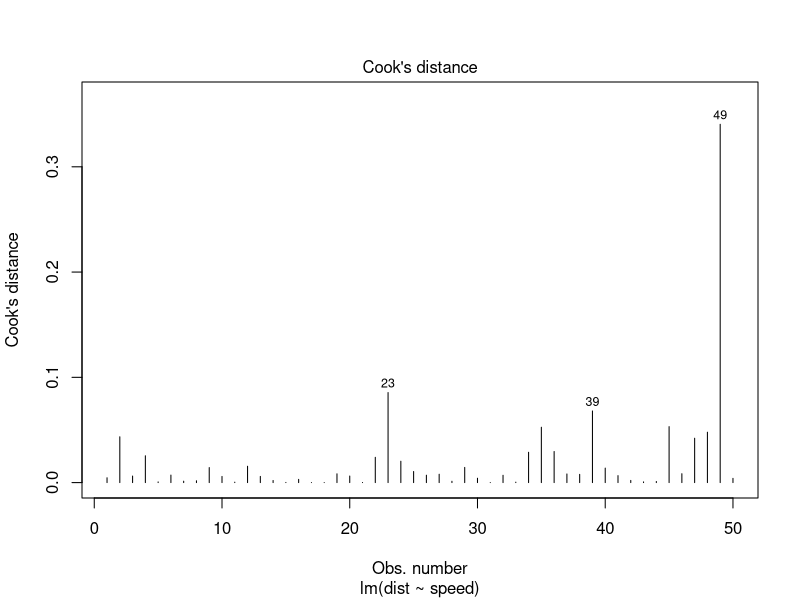
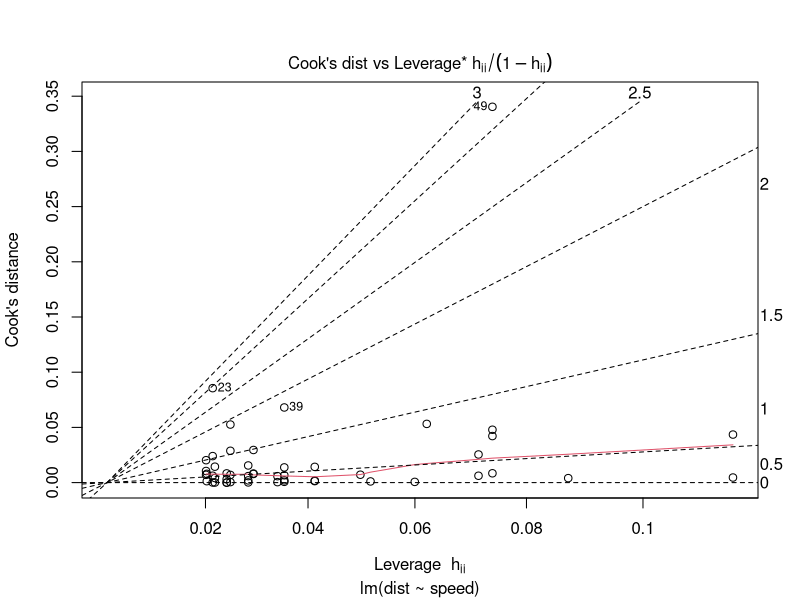
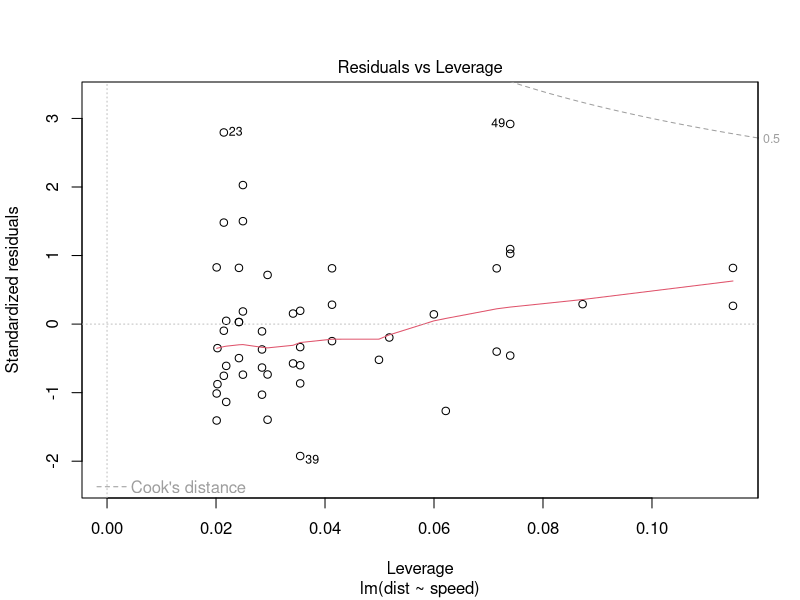
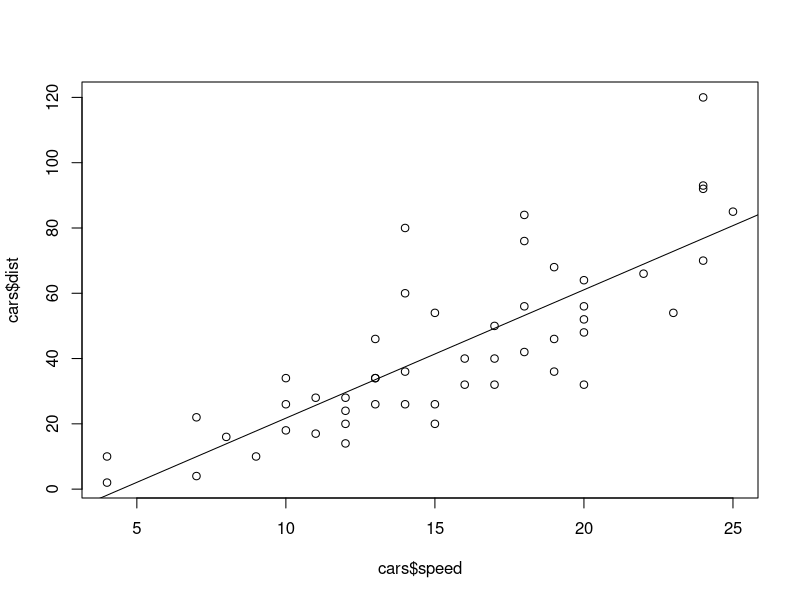
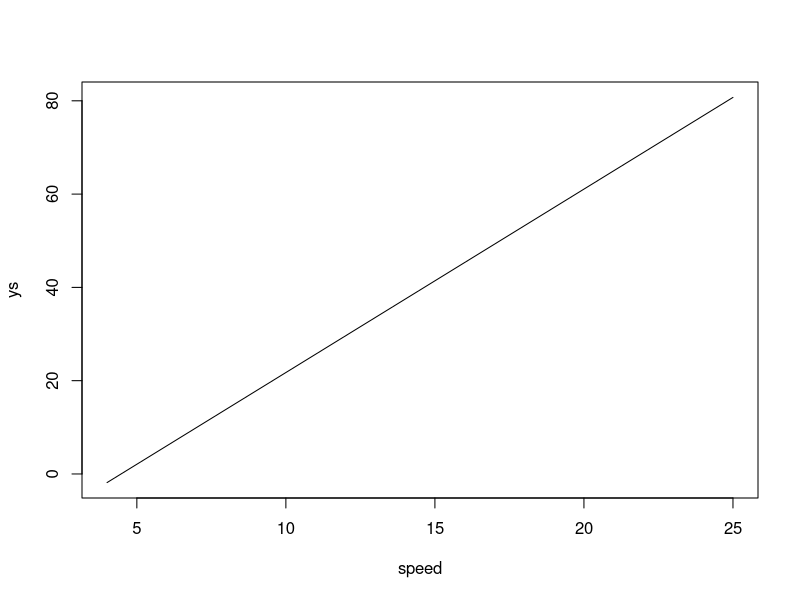

These charts were generated, in order, by the following R code:
data(cars)
head(cars)

m <- lm(dist ~ speed , cars)
m

coef(m) # 회귀 계수
residuals(m) # 잔차

# speed=3인 경우의 값을 예측
predict(m , newdata = data.frame(speed=3))
coef(m)

# 모델 평가
summary(m)

# 모델 진단 그래프
plot(m , which = c(4 , 6))

# 분산 분석의 경우 , 모델 간의 비교를 위해서 한다.

full <- lm(dist ~ speed , data = cars)
reduced <- lm(dist ~ 1 , data = cars)

print(anova(reduced , full))
plot(m , 5)

plot(cars$speed , cars$dist)
abline(coef(m))

predict(m ,
        newdata = data.frame(speed = seq(4.0 , 25.0 , .2)) ,
        inteval = "confidence")

speed <- seq(min(cars$speed) , max(cars$speed) , .1)
ys <- predict(m , newdata = data.frame(speed = speed) , inteval = "confidence")
matplot(speed , ys , type = 'n')
matlines(speed , ys , lty = c(1 , 2 , 2) , col = 1)